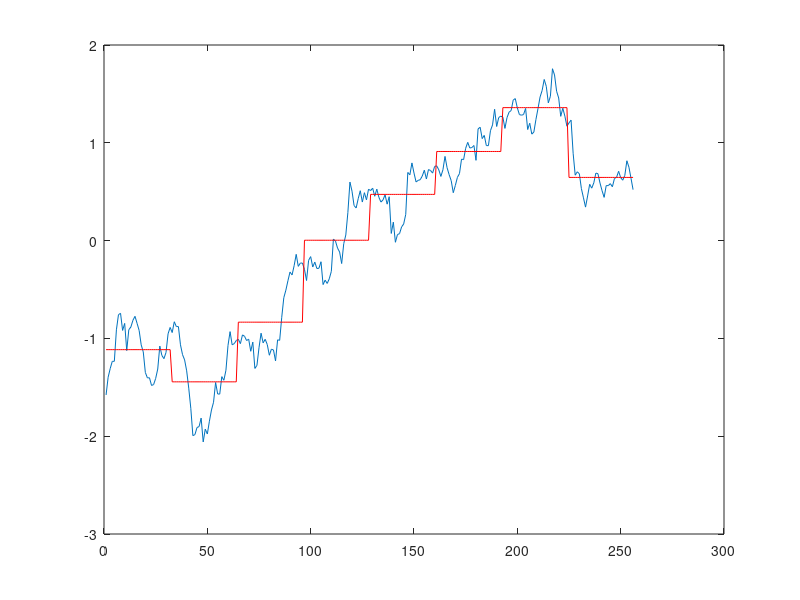

MATLAB code to generate this figure: (Note: this script raises an error after producing the figure.)
% Copyright and terms of use (DO NOT REMOVE):
% The code is made freely available for non-commercial uses only, provided that the copyright 
% header in each file not be removed, and suitable citation(s) (see below) be made for papers 
% published based on the code.
%
% The code is not optimized for speed, and we are not responsible for any errors that might
% occur in the code.
%
% The copyright of the code is retained by the authors.  By downloading/using this code you
% agree to all the terms stated above.
%
%   Lin, J., Keogh, E., Lonardi, S. & Chiu, B. 
%   "A Symbolic Representation of Time Series, with Implications for Streaming Algorithms." 
%   In proceedings of the 8th ACM SIGMOD Workshop on Research Issues in Data Mining and 
%   Knowledge Discovery. San Diego, CA. June 13, 2003. 
%
%
%   Lin, J., Keogh, E., Patel, P. & Lonardi, S. 
%   "Finding Motifs in Time Series". In proceedings of the 2nd Workshop on Temporal Data Mining, 
%   at the 8th ACM SIGKDD International Conference on Knowledge Discovery and Data Mining. 
%   Edmonton, Alberta, Canada. July 23-26, 2002
%
%
% This code provides a step-by-step demo of SAX (Symbolic Aggregate approXimation).  Press enter
% for the next step.
% 
%   usage: [str] = sax_demo
%          [str] = sax_demo(data)
%
% Copyright (c) 2003, Eamonn Keogh, Jessica Lin, Stefano Lonardi, Pranav Patel, Li Wei. All rights reserved.
%
function [sax_string] = sax_demo(data)

    if nargin == 0
        data_len      = 256;
        data = random_walk(data_len);
    else
        data_len      = length(data);
    end
    
    nseg          = 8;
    alphabet_size = 4;

    if alphabet_size > 10
        disp('Currently alphabet_size cannot be larger than 10.  Please update the breakpoint table if you wish to do so');
        return;
    end
    
    data_len
    nseg
    
    % nseg must be divisible by data length
    if (mod(data_len, nseg))
        
        disp('nseg must be divisible by the data length. Aborting ');
        return;  
        
    end;

    % win_size is the number of data points on the raw time series that will be mapped to a 
    % single symbol
    win_size = floor(data_len/nseg)
    
    data = (data - mean(data))/std(data);

    plot(data);

    pause;
    
    % special case: no dimensionality reduction
    if data_len == nseg
        PAA = data;
        
    % Convert to PAA.  Note that this line is also in timeseries2symbol, which will be
    % called later.  So it's redundant here and is for the purpose of plotting only.
    else
        PAA = [mean(reshape(data,win_size,nseg))];                     
    end
    
    % plot the PAA segments
    PAA_plot = repmat(PAA', 1, win_size);
    PAA_plot = reshape(PAA_plot', 1, data_len)';
    
    hold on;
    plot(PAA_plot,'r');
    
    pause;

    % map the segments to string
    str = timeseries2symbol(data, data_len, nseg, alphabet_size);
    
    % get the breakpoints
    switch alphabet_size
        case 2, cutlines  = [0];
        case 3, cutlines  = [-0.43 0.43];
        case 4, cutlines  = [-0.67 0 0.67];
        case 5, cutlines  = [-0.84 -0.25 0.25 0.84];
        case 6, cutlines  = [-0.97 -0.43 0 0.43 0.97];
        case 7, cutlines  = [-1.07 -0.57 -0.18 0.18 0.57 1.07];
        case 8, cutlines  = [-1.15 -0.67 -0.32 0 0.32 0.67 1.15];
        case 9, cutlines  = [-1.22 -0.76 -0.43 -0.14 0.14 0.43 0.76 1.22];
        case 10, cutlines = [-1.28 -0.84 -0.52 -0.25 0. 0.25 0.52 0.84 1.28];
        otherwise, disp('WARNING:: Alphabet size too big');
    end;

    % draw the gray guide lines in the background
    guidelines = repmat(cutlines', 1, data_len);    
    plot(guidelines', 'color', [0.8 0.8 0.8]);
    hold on    
    
    pause;
    
    color = {'g', 'y', 'm', 'c'};
    symbols = {'a', 'b', 'c', 'd', 'e', 'f', 'g', 'h', 'i', 'j'};
    
    % high-light the segments and assign them to symbols
    for i = 1 : nseg
        
        % get the x coordinates for the segments
        x_start = (i-1) * win_size + 1;
        x_end   = x_start + win_size - 1;
        x_mid   = x_start + (x_end - x_start) / 2;

        % color-code each segment
        colorIndex = rem(str(i),length(color))+1;
        
        % draw the segments
        plot([x_start:x_end],PAA_plot([x_start:x_end]), 'color', color{colorIndex}, 'linewidth', 3);

        % show symbols
        text(x_mid, PAA_plot(x_start), symbols{str(i)}, 'fontsize', 14);
    end
    
    sax_string = symbols(str);
%end


%------------------------------------------------------------------------------------------
% Make random walk data
%------------------------------------------------------------------------------------------

function r = random_walk(n)
% r = random_walk(n)
% n: length of random walk time series
% 
% This is the continuous analog of symmetric random walk, each increment y(s+t)-y(s) is 
% Gaussian with distribution N(0,t^2) and increments over disjoint intervals are independent. 
% It is typically simulated as an approximating random walk in discrete time. 

sigma=1;
r=[0 cumsum(sigma.*randn(1,n-1))]; % standard Brownian motion 